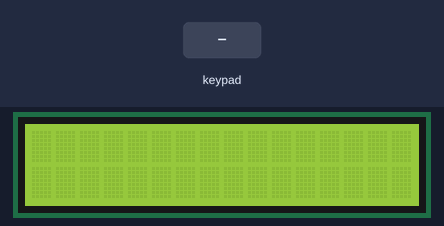
Recording of a sketch running on a simulated Arduino Uno, built with avr-gcc and run on an emulated ATmega328P. Parts: 16×2 character LCD. The test bench sets the inputs (shaded band).

Above: at 1.2 s.
1.3 s: keypad keys 7 6 5 4 # pressed 0.4 s apart
At 3.7 s:
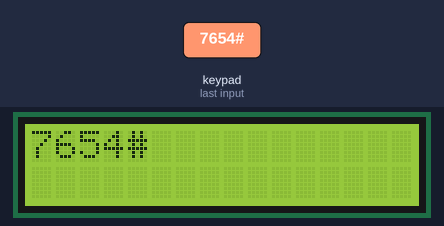
4.8 s: key 'A' pressed
At 5.2 s:
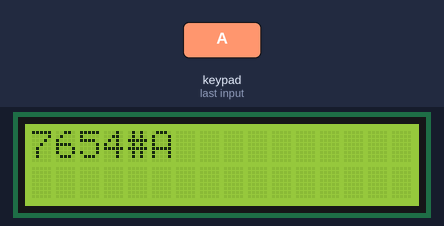
6.3 s: key 'B' pressed
At 7.5 s:
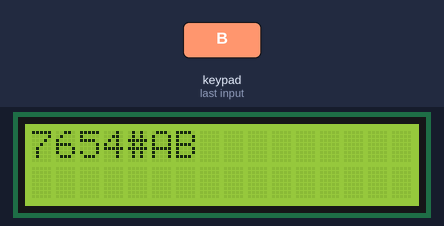
7.8 s: keypad keys 7 6 5 4 * pressed 0.4 s apart
At 9.9 s:
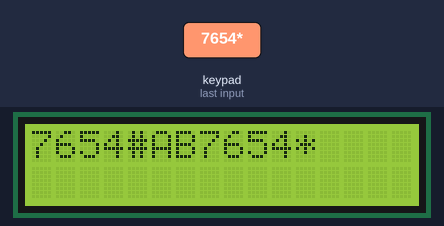
11.3 s: key 'C' pressed
At 12.5 s:
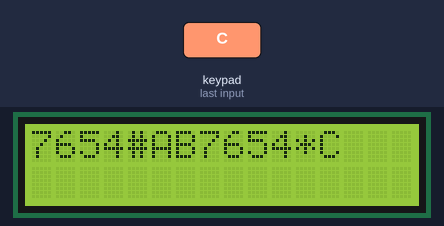
12.8 s: key '#' pressed
At 13.8 s:
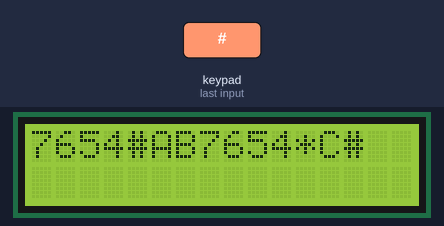
Timing chart, 0 to 15.3 s (numbered marks = the images above; inputs shaded):
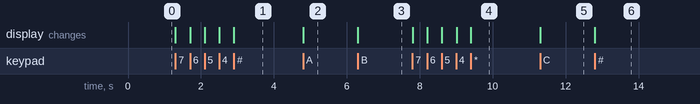

Measured:
- after the input at 1.3 s, the display: first changes at once (image 1 shows a later state)
- after the input at 4.8 s, the display: changes at once (image 2)
- after the input at 6.3 s, the display: changes at once (image 3)
- after the input at 7.8 s, the display: first changes at once (image 4 shows a later state)
- after the input at 11.3 s, the display: changes at once (image 5)
- after the input at 12.8 s, the display: changes at once (image 6)

The sketch:

ArduinoKeypad.ino
```cpp
#include <LiquidCrystal.h>
// initialize the library with the numbers of the interface pins
LiquidCrystal lcd(8, 9, 10, 11, 12, 13);//RS,EN,D4,D5,D6,D7
#include <Keypad.h>//header for keypad commands enabling
const byte ROWS = 4; // Four rows
const byte COLS = 4; // Three columns
// Define the Keymap
char keys[ROWS][COLS] = {
  {'1', '2', '3', 'A'},
  {'4', '5', '6', 'B'},
  {'7', '8', '9', 'C'},
  {'#', '0', '*', 'D'}
};
// Connect keypad ROW0, ROW1, ROW2 and ROW3 to these Arduino pins.
byte rowPins[ROWS] = { 7, 6, 5, 4};
// Connect keypad COL0, COL1 and COL2 to these Arduino pins.
byte colPins[COLS] = { 3, 2, 1, 0};
//  Create the Keypad
Keypad kpd = Keypad( makeKeymap(keys), rowPins, colPins, ROWS, COLS );
void setup()
{
  for (int k = 8; k < 14; k++)
  {
    pinMode(k, OUTPUT); //pins 8-14 are enabled as output
  }
  lcd.begin(16, 2);//initializing LCD
}
void loop()
{
  char key = kpd.getKey(); //storing pressed key value in a char
  if (key != NO_KEY)
  {
    lcd.print(key); //showing pressed character on LCD
  }
}
```
